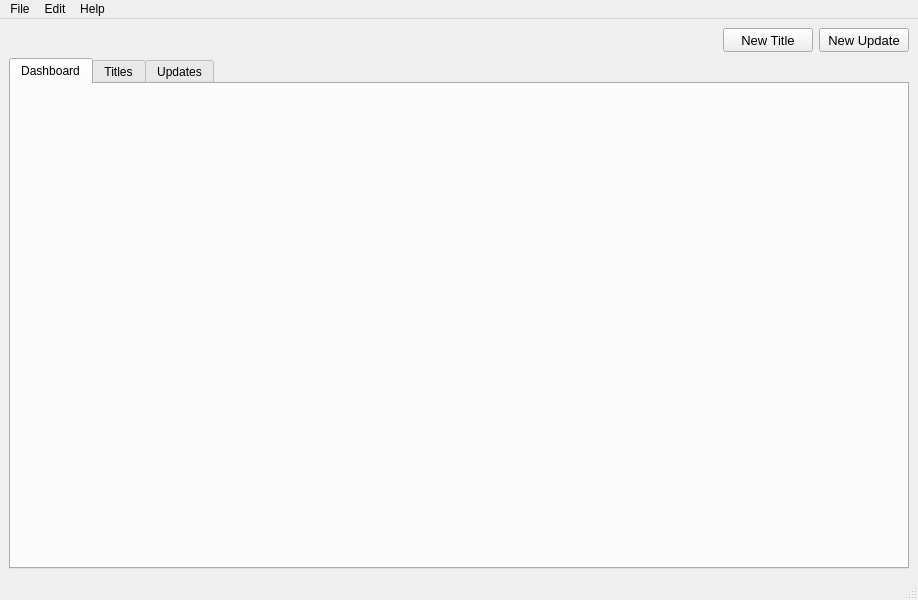
<?xml version="1.0" encoding="UTF-8"?>
<ui version="4.0">
 <class>MainWindow</class>
 <widget class="QMainWindow" name="MainWindow">
  <property name="geometry">
   <rect>
    <x>0</x>
    <y>0</y>
    <width>918</width>
    <height>600</height>
   </rect>
  </property>
  <property name="windowTitle">
   <string>DataBase Manager</string>
  </property>
  <property name="windowIcon">
   <iconset>
    <normaloff>assets/icon.png</normaloff>assets/icon.png</iconset>
  </property>
  <widget class="QWidget" name="centralwidget">
   <layout class="QVBoxLayout" name="verticalLayout_3">
    <item>
     <layout class="QHBoxLayout" name="horizontalLayout" stretch="80,10,10">
      <item>
       <spacer name="horizontalSpacer">
        <property name="orientation">
         <enum>Qt::Horizontal</enum>
        </property>
        <property name="sizeHint" stdset="0">
         <size>
          <width>40</width>
          <height>20</height>
         </size>
        </property>
       </spacer>
      </item>
      <item>
       <widget class="QPushButton" name="pushButton_2">
        <property name="sizePolicy">
         <sizepolicy hsizetype="Minimum" vsizetype="Fixed">
          <horstretch>0</horstretch>
          <verstretch>0</verstretch>
         </sizepolicy>
        </property>
        <property name="minimumSize">
         <size>
          <width>90</width>
          <height>24</height>
         </size>
        </property>
        <property name="font">
         <font>
          <pointsize>10</pointsize>
         </font>
        </property>
        <property name="text">
         <string>New Title</string>
        </property>
       </widget>
      </item>
      <item>
       <widget class="QPushButton" name="pushButton">
        <property name="minimumSize">
         <size>
          <width>90</width>
          <height>24</height>
         </size>
        </property>
        <property name="font">
         <font>
          <pointsize>10</pointsize>
         </font>
        </property>
        <property name="text">
         <string>New Update</string>
        </property>
       </widget>
      </item>
     </layout>
    </item>
    <item>
     <widget class="QTabWidget" name="tabWidget">
      <property name="minimumSize">
       <size>
        <width>900</width>
        <height>0</height>
       </size>
      </property>
      <property name="currentIndex">
       <number>0</number>
      </property>
      <widget class="QWidget" name="tab1">
       <attribute name="title">
        <string>Dashboard</string>
       </attribute>
      </widget>
      <widget class="QWidget" name="tab2">
       <attribute name="title">
        <string>Titles</string>
       </attribute>
       <layout class="QVBoxLayout" name="verticalLayout">
        <item>
         <layout class="QHBoxLayout" name="horizontalLayout_2">
          <item>
           <spacer name="horizontalSpacer_2">
            <property name="orientation">
             <enum>Qt::Horizontal</enum>
            </property>
            <property name="sizeHint" stdset="0">
             <size>
              <width>40</width>
              <height>20</height>
             </size>
            </property>
           </spacer>
          </item>
          <item>
           <widget class="QLineEdit" name="lineEdit_2">
            <property name="minimumSize">
             <size>
              <width>500</width>
              <height>24</height>
             </size>
            </property>
            <property name="font">
             <font>
              <pointsize>10</pointsize>
             </font>
            </property>
            <property name="placeholderText">
             <string>Search Title ...</string>
            </property>
            <property name="clearButtonEnabled">
             <bool>true</bool>
            </property>
           </widget>
          </item>
          <item>
           <spacer name="horizontalSpacer_3">
            <property name="orientation">
             <enum>Qt::Horizontal</enum>
            </property>
            <property name="sizeHint" stdset="0">
             <size>
              <width>40</width>
              <height>20</height>
             </size>
            </property>
           </spacer>
          </item>
         </layout>
        </item>
        <item>
         <widget class="QTableWidget" name="tableWidget">
          <property name="frameShape">
           <enum>QFrame::StyledPanel</enum>
          </property>
          <property name="frameShadow">
           <enum>QFrame::Sunken</enum>
          </property>
          <property name="editTriggers">
           <set>QAbstractItemView::NoEditTriggers</set>
          </property>
          <property name="showDropIndicator" stdset="0">
           <bool>false</bool>
          </property>
          <property name="dragDropOverwriteMode">
           <bool>false</bool>
          </property>
          <property name="selectionMode">
           <enum>QAbstractItemView::NoSelection</enum>
          </property>
          <property name="selectionBehavior">
           <enum>QAbstractItemView::SelectRows</enum>
          </property>
          <property name="textElideMode">
           <enum>Qt::ElideNone</enum>
          </property>
          <property name="showGrid">
           <bool>true</bool>
          </property>
          <property name="gridStyle">
           <enum>Qt::SolidLine</enum>
          </property>
          <property name="sortingEnabled">
           <bool>true</bool>
          </property>
          <property name="wordWrap">
           <bool>true</bool>
          </property>
          <property name="cornerButtonEnabled">
           <bool>false</bool>
          </property>
          <property name="columnCount">
           <number>8</number>
          </property>
          <attribute name="verticalHeaderVisible">
           <bool>false</bool>
          </attribute>
          <attribute name="verticalHeaderHighlightSections">
           <bool>false</bool>
          </attribute>
          <row>
           <property name="text">
            <string>New Row</string>
           </property>
          </row>
          <row>
           <property name="text">
            <string>New Row</string>
           </property>
          </row>
          <row>
           <property name="text">
            <string>New Row</string>
           </property>
          </row>
          <column>
           <property name="text">
            <string>New Column</string>
           </property>
          </column>
          <column>
           <property name="text">
            <string>New Column</string>
           </property>
          </column>
          <column>
           <property name="text">
            <string>New Column</string>
           </property>
          </column>
          <column>
           <property name="text">
            <string>New Column</string>
           </property>
          </column>
          <column>
           <property name="text">
            <string>New Column</string>
           </property>
          </column>
          <column>
           <property name="text">
            <string>New Column</string>
           </property>
          </column>
          <column/>
          <column/>
         </widget>
        </item>
       </layout>
      </widget>
      <widget class="QWidget" name="tab3">
       <attribute name="title">
        <string>Updates</string>
       </attribute>
       <layout class="QVBoxLayout" name="verticalLayout_2">
        <item>
         <layout class="QHBoxLayout" name="horizontalLayout_3">
          <item>
           <spacer name="horizontalSpacer_4">
            <property name="orientation">
             <enum>Qt::Horizontal</enum>
            </property>
            <property name="sizeHint" stdset="0">
             <size>
              <width>40</width>
              <height>20</height>
             </size>
            </property>
           </spacer>
          </item>
          <item>
           <widget class="QLineEdit" name="lineEdit_3">
            <property name="minimumSize">
             <size>
              <width>500</width>
              <height>24</height>
             </size>
            </property>
            <property name="font">
             <font>
              <pointsize>10</pointsize>
             </font>
            </property>
            <property name="placeholderText">
             <string>Search Title ...</string>
            </property>
            <property name="clearButtonEnabled">
             <bool>true</bool>
            </property>
           </widget>
          </item>
          <item>
           <spacer name="horizontalSpacer_5">
            <property name="orientation">
             <enum>Qt::Horizontal</enum>
            </property>
            <property name="sizeHint" stdset="0">
             <size>
              <width>40</width>
              <height>20</height>
             </size>
            </property>
           </spacer>
          </item>
         </layout>
        </item>
        <item>
         <widget class="QTableWidget" name="tableWidget_2">
          <property name="editTriggers">
           <set>QAbstractItemView::NoEditTriggers</set>
          </property>
          <property name="selectionMode">
           <enum>QAbstractItemView::NoSelection</enum>
          </property>
          <property name="textElideMode">
           <enum>Qt::ElideNone</enum>
          </property>
          <property name="sortingEnabled">
           <bool>true</bool>
          </property>
          <property name="cornerButtonEnabled">
           <bool>true</bool>
          </property>
          <attribute name="verticalHeaderVisible">
           <bool>false</bool>
          </attribute>
          <attribute name="verticalHeaderHighlightSections">
           <bool>false</bool>
          </attribute>
          <row>
           <property name="text">
            <string>New Row</string>
           </property>
          </row>
          <row>
           <property name="text">
            <string>New Row</string>
           </property>
          </row>
          <row>
           <property name="text">
            <string>New Row</string>
           </property>
          </row>
          <column>
           <property name="text">
            <string>New Column</string>
           </property>
          </column>
          <column>
           <property name="text">
            <string>New Column</string>
           </property>
          </column>
          <column>
           <property name="text">
            <string>New Column</string>
           </property>
          </column>
          <column>
           <property name="text">
            <string>New Column</string>
           </property>
          </column>
          <column>
           <property name="text">
            <string>New Column</string>
           </property>
          </column>
          <column>
           <property name="text">
            <string>New Column</string>
           </property>
          </column>
          <item row="0" column="3">
           <property name="text">
            <string/>
           </property>
          </item>
         </widget>
        </item>
       </layout>
      </widget>
     </widget>
    </item>
   </layout>
  </widget>
  <widget class="QMenuBar" name="menubar">
   <property name="geometry">
    <rect>
     <x>0</x>
     <y>0</y>
     <width>918</width>
     <height>22</height>
    </rect>
   </property>
   <widget class="QMenu" name="menuFile">
    <property name="title">
     <string>File</string>
    </property>
    <addaction name="actionExit"/>
   </widget>
   <widget class="QMenu" name="menuEdit">
    <property name="title">
     <string>Edit</string>
    </property>
   </widget>
   <widget class="QMenu" name="menuHelp">
    <property name="title">
     <string>Help</string>
    </property>
   </widget>
   <addaction name="menuFile"/>
   <addaction name="menuEdit"/>
   <addaction name="menuHelp"/>
  </widget>
  <widget class="QStatusBar" name="statusbar"/>
  <action name="actionExit">
   <property name="text">
    <string>Exit</string>
   </property>
   <property name="shortcut">
    <string>Ctrl+Q</string>
   </property>
  </action>
  <action name="actionAbout">
   <property name="text">
    <string>About</string>
   </property>
  </action>
 </widget>
 <resources/>
 <connections/>
</ui>
